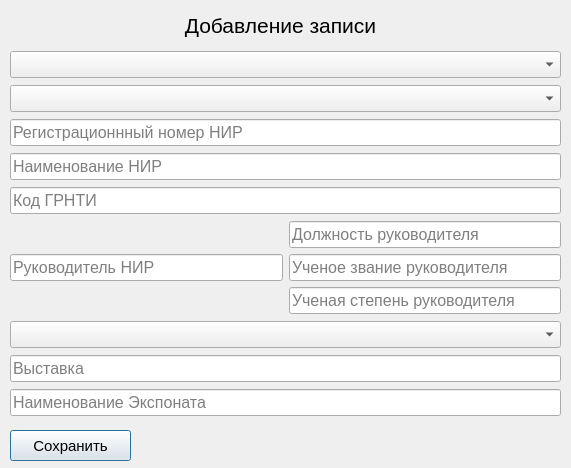
<?xml version="1.0" encoding="UTF-8"?>
<ui version="4.0">
 <class>add_zapis_dialog</class>
 <widget class="QDialog" name="add_zapis_dialog">
  <property name="geometry">
   <rect>
    <x>0</x>
    <y>0</y>
    <width>571</width>
    <height>468</height>
   </rect>
  </property>
  <property name="windowTitle">
   <string/>
  </property>
  <widget class="QLabel" name="label">
   <property name="geometry">
    <rect>
     <x>110</x>
     <y>10</y>
     <width>341</width>
     <height>31</height>
    </rect>
   </property>
   <property name="font">
    <font>
     <pointsize>16</pointsize>
    </font>
   </property>
   <property name="text">
    <string>Добавление записи</string>
   </property>
   <property name="alignment">
    <set>Qt::AlignmentFlag::AlignCenter</set>
   </property>
  </widget>
  <widget class="QPushButton" name="save_btn">
   <property name="geometry">
    <rect>
     <x>10</x>
     <y>430</y>
     <width>121</width>
     <height>31</height>
    </rect>
   </property>
   <property name="font">
    <font>
     <pointsize>11</pointsize>
    </font>
   </property>
   <property name="text">
    <string>Сохранить</string>
   </property>
  </widget>
  <widget class="QWidget" name="layoutWidget">
   <property name="geometry">
    <rect>
     <x>10</x>
     <y>50</y>
     <width>551</width>
     <height>371</height>
    </rect>
   </property>
   <layout class="QVBoxLayout" name="verticalLayout_2">
    <item>
     <widget class="QComboBox" name="vuz">
      <property name="font">
       <font>
        <pointsize>12</pointsize>
       </font>
      </property>
      <property name="editable">
       <bool>false</bool>
      </property>
      <property name="placeholderText">
       <string>ВУЗ</string>
      </property>
      <item>
       <property name="text">
        <string>1111</string>
       </property>
      </item>
      <item>
       <property name="text">
        <string>2222</string>
       </property>
      </item>
      <item>
       <property name="text">
        <string>11222</string>
       </property>
      </item>
      <item>
       <property name="text">
        <string>11123</string>
       </property>
      </item>
      <item>
       <property name="text">
        <string>3333</string>
       </property>
      </item>
      <item>
       <property name="text">
        <string>22233</string>
       </property>
      </item>
      <item>
       <property name="text">
        <string>2222344</string>
       </property>
      </item>
      <item>
       <property name="text">
        <string>3343</string>
       </property>
      </item>
     </widget>
    </item>
    <item>
     <widget class="QComboBox" name="priznak">
      <property name="font">
       <font>
        <pointsize>12</pointsize>
       </font>
      </property>
      <property name="placeholderText">
       <string>Признак формы НИР</string>
      </property>
      <item>
       <property name="text">
        <string>Е</string>
       </property>
      </item>
      <item>
       <property name="text">
        <string>М</string>
       </property>
      </item>
     </widget>
    </item>
    <item>
     <widget class="QLineEdit" name="reg_number">
      <property name="font">
       <font>
        <pointsize>12</pointsize>
       </font>
      </property>
      <property name="text">
       <string/>
      </property>
      <property name="placeholderText">
       <string>Регистрационнный номер НИР</string>
      </property>
     </widget>
    </item>
    <item>
     <widget class="QLineEdit" name="nir_name">
      <property name="font">
       <font>
        <pointsize>12</pointsize>
       </font>
      </property>
      <property name="text">
       <string/>
      </property>
      <property name="placeholderText">
       <string>Наименование НИР</string>
      </property>
     </widget>
    </item>
    <item>
     <widget class="QLineEdit" name="grnti">
      <property name="font">
       <font>
        <pointsize>12</pointsize>
       </font>
      </property>
      <property name="text">
       <string/>
      </property>
      <property name="placeholderText">
       <string>Код ГРНТИ</string>
      </property>
     </widget>
    </item>
    <item>
     <layout class="QHBoxLayout" name="horizontalLayout">
      <item>
       <widget class="QLineEdit" name="nir_ruk">
        <property name="font">
         <font>
          <pointsize>12</pointsize>
         </font>
        </property>
        <property name="text">
         <string/>
        </property>
        <property name="placeholderText">
         <string>Руководитель НИР</string>
        </property>
       </widget>
      </item>
      <item>
       <layout class="QVBoxLayout" name="verticalLayout">
        <item>
         <widget class="QLineEdit" name="ruk_doljnost">
          <property name="font">
           <font>
            <pointsize>12</pointsize>
           </font>
          </property>
          <property name="text">
           <string/>
          </property>
          <property name="placeholderText">
           <string>Должность руководителя</string>
          </property>
         </widget>
        </item>
        <item>
         <widget class="QLineEdit" name="ruk_zvanie">
          <property name="font">
           <font>
            <pointsize>12</pointsize>
           </font>
          </property>
          <property name="text">
           <string/>
          </property>
          <property name="placeholderText">
           <string>Ученое звание руководителя</string>
          </property>
         </widget>
        </item>
        <item>
         <widget class="QLineEdit" name="ruk_stepen">
          <property name="font">
           <font>
            <pointsize>12</pointsize>
           </font>
          </property>
          <property name="text">
           <string/>
          </property>
          <property name="placeholderText">
           <string>Ученая степень руководителя</string>
          </property>
         </widget>
        </item>
       </layout>
      </item>
     </layout>
    </item>
    <item>
     <widget class="QComboBox" name="exponat_est">
      <property name="font">
       <font>
        <pointsize>12</pointsize>
       </font>
      </property>
      <property name="placeholderText">
       <string>Наличие экспоната</string>
      </property>
      <item>
       <property name="text">
        <string>Есть</string>
       </property>
      </item>
      <item>
       <property name="text">
        <string>Планируется</string>
       </property>
      </item>
      <item>
       <property name="text">
        <string>Нет</string>
       </property>
      </item>
     </widget>
    </item>
    <item>
     <widget class="QLineEdit" name="vistavka">
      <property name="font">
       <font>
        <pointsize>12</pointsize>
       </font>
      </property>
      <property name="text">
       <string/>
      </property>
      <property name="placeholderText">
       <string>Выставка</string>
      </property>
     </widget>
    </item>
    <item>
     <widget class="QLineEdit" name="exponat_name">
      <property name="font">
       <font>
        <pointsize>12</pointsize>
       </font>
      </property>
      <property name="text">
       <string/>
      </property>
      <property name="placeholderText">
       <string>Наименование Экспоната</string>
      </property>
     </widget>
    </item>
   </layout>
  </widget>
 </widget>
 <resources/>
 <connections/>
</ui>
